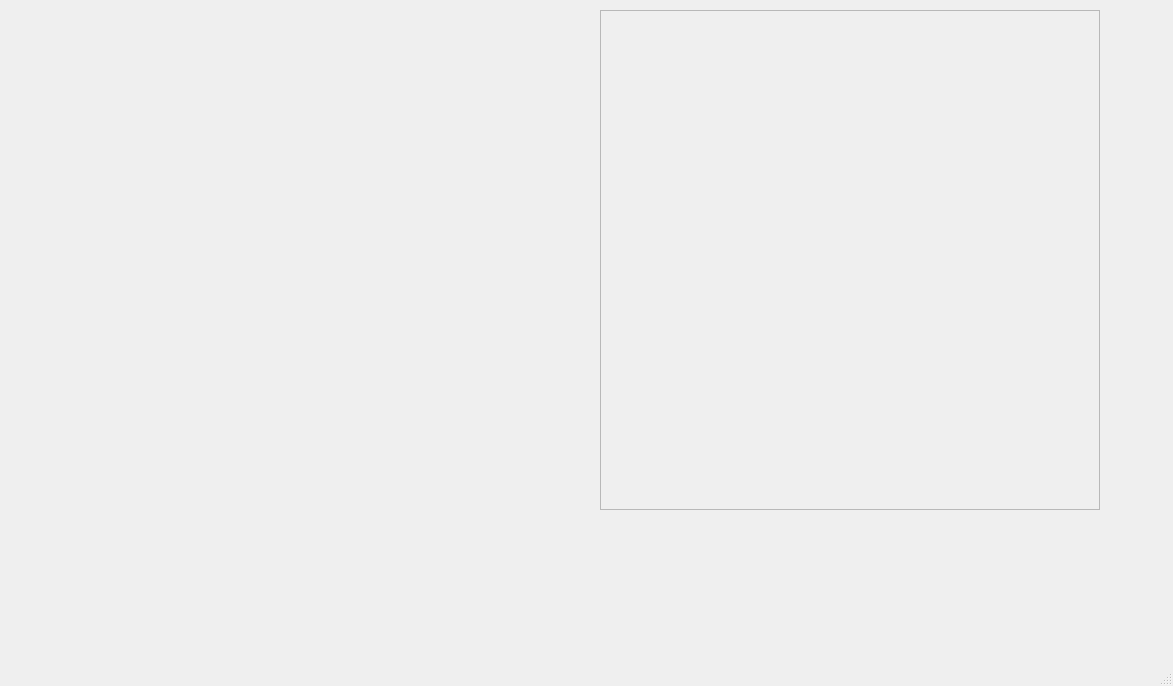
<?xml version="1.0" encoding="UTF-8"?>
<ui version="4.0">
 <class>MainWindow</class>
 <widget class="QMainWindow" name="MainWindow">
  <property name="geometry">
   <rect>
    <x>0</x>
    <y>0</y>
    <width>1173</width>
    <height>686</height>
   </rect>
  </property>
  <property name="windowTitle">
   <string>MainWindow</string>
  </property>
  <widget class="QWidget" name="centralwidget">
   <widget class="QFrame" name="frame">
    <property name="geometry">
     <rect>
      <x>600</x>
      <y>10</y>
      <width>500</width>
      <height>500</height>
     </rect>
    </property>
    <property name="frameShape">
     <enum>QFrame::StyledPanel</enum>
    </property>
    <property name="frameShadow">
     <enum>QFrame::Raised</enum>
    </property>
   </widget>
  </widget>
  <widget class="QMenuBar" name="menubar">
   <property name="geometry">
    <rect>
     <x>0</x>
     <y>0</y>
     <width>1173</width>
     <height>25</height>
    </rect>
   </property>
  </widget>
  <widget class="QStatusBar" name="statusbar"/>
 </widget>
 <resources/>
 <connections/>
</ui>
